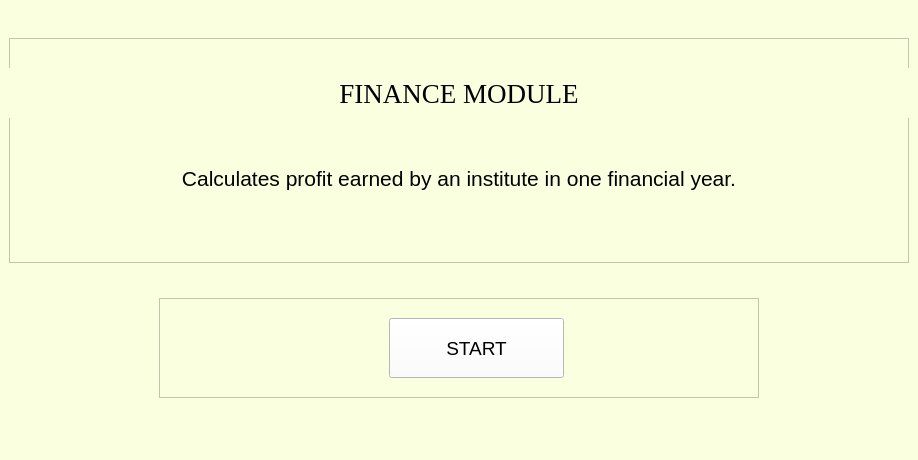
<?xml version="1.0" encoding="UTF-8"?>
<ui version="4.0">
 <class>MainWindow</class>
 <widget class="QMainWindow" name="MainWindow">
  <property name="geometry">
   <rect>
    <x>0</x>
    <y>0</y>
    <width>914</width>
    <height>460</height>
   </rect>
  </property>
  <property name="sizePolicy">
   <sizepolicy hsizetype="Expanding" vsizetype="Expanding">
    <horstretch>0</horstretch>
    <verstretch>0</verstretch>
   </sizepolicy>
  </property>
  <property name="mouseTracking">
   <bool>false</bool>
  </property>
  <property name="windowTitle">
   <string>MainWindow</string>
  </property>
  <property name="styleSheet">
   <string notr="true">background-color: rgb(250, 255, 224);</string>
  </property>
  <widget class="QWidget" name="centralwidget">
   <layout class="QVBoxLayout" name="verticalLayout">
    <item alignment="Qt::AlignHCenter">
     <widget class="QFrame" name="frame_12">
      <property name="minimumSize">
       <size>
        <width>900</width>
        <height>225</height>
       </size>
      </property>
      <property name="maximumSize">
       <size>
        <width>900</width>
        <height>225</height>
       </size>
      </property>
      <property name="frameShape">
       <enum>QFrame::StyledPanel</enum>
      </property>
      <property name="frameShadow">
       <enum>QFrame::Raised</enum>
      </property>
      <widget class="QLabel" name="heading">
       <property name="geometry">
        <rect>
         <x>0</x>
         <y>30</y>
         <width>900</width>
         <height>50</height>
        </rect>
       </property>
       <property name="sizePolicy">
        <sizepolicy hsizetype="Preferred" vsizetype="Preferred">
         <horstretch>0</horstretch>
         <verstretch>0</verstretch>
        </sizepolicy>
       </property>
       <property name="minimumSize">
        <size>
         <width>900</width>
         <height>50</height>
        </size>
       </property>
       <property name="maximumSize">
        <size>
         <width>900</width>
         <height>50</height>
        </size>
       </property>
       <property name="font">
        <font>
         <family>Times New Roman</family>
         <pointsize>20</pointsize>
         <weight>50</weight>
         <italic>false</italic>
         <bold>false</bold>
        </font>
       </property>
       <property name="styleSheet">
        <string notr="true"/>
       </property>
       <property name="text">
        <string>FINANCE MODULE</string>
       </property>
       <property name="alignment">
        <set>Qt::AlignCenter</set>
       </property>
       <property name="wordWrap">
        <bool>false</bool>
       </property>
      </widget>
      <widget class="QLabel" name="label0">
       <property name="geometry">
        <rect>
         <x>50</x>
         <y>90</y>
         <width>800</width>
         <height>100</height>
        </rect>
       </property>
       <property name="sizePolicy">
        <sizepolicy hsizetype="Preferred" vsizetype="Preferred">
         <horstretch>0</horstretch>
         <verstretch>0</verstretch>
        </sizepolicy>
       </property>
       <property name="minimumSize">
        <size>
         <width>800</width>
         <height>100</height>
        </size>
       </property>
       <property name="maximumSize">
        <size>
         <width>800</width>
         <height>100</height>
        </size>
       </property>
       <property name="font">
        <font>
         <family>Arial</family>
         <pointsize>16</pointsize>
         <weight>50</weight>
         <italic>false</italic>
         <bold>false</bold>
        </font>
       </property>
       <property name="styleSheet">
        <string notr="true"/>
       </property>
       <property name="text">
        <string>Calculates profit earned by an institute in one financial year.</string>
       </property>
       <property name="alignment">
        <set>Qt::AlignCenter</set>
       </property>
       <property name="wordWrap">
        <bool>false</bool>
       </property>
      </widget>
     </widget>
    </item>
    <item alignment="Qt::AlignHCenter">
     <widget class="QFrame" name="frame_9">
      <property name="minimumSize">
       <size>
        <width>600</width>
        <height>100</height>
       </size>
      </property>
      <property name="maximumSize">
       <size>
        <width>600</width>
        <height>100</height>
       </size>
      </property>
      <property name="frameShape">
       <enum>QFrame::StyledPanel</enum>
      </property>
      <property name="frameShadow">
       <enum>QFrame::Raised</enum>
      </property>
      <widget class="QPushButton" name="nextButton">
       <property name="geometry">
        <rect>
         <x>230</x>
         <y>20</y>
         <width>175</width>
         <height>60</height>
        </rect>
       </property>
       <property name="sizePolicy">
        <sizepolicy hsizetype="Preferred" vsizetype="Preferred">
         <horstretch>0</horstretch>
         <verstretch>0</verstretch>
        </sizepolicy>
       </property>
       <property name="minimumSize">
        <size>
         <width>175</width>
         <height>60</height>
        </size>
       </property>
       <property name="maximumSize">
        <size>
         <width>175</width>
         <height>60</height>
        </size>
       </property>
       <property name="font">
        <font>
         <family>Arial</family>
         <pointsize>14</pointsize>
         <weight>50</weight>
         <italic>false</italic>
         <bold>false</bold>
        </font>
       </property>
       <property name="styleSheet">
        <string notr="true">background-color: rgb(255, 255, 255);</string>
       </property>
       <property name="text">
        <string>START</string>
       </property>
      </widget>
     </widget>
    </item>
   </layout>
  </widget>
  <widget class="QMenuBar" name="menubar">
   <property name="geometry">
    <rect>
     <x>0</x>
     <y>0</y>
     <width>914</width>
     <height>18</height>
    </rect>
   </property>
  </widget>
  <widget class="QStatusBar" name="statusbar"/>
 </widget>
 <resources/>
 <connections/>
</ui>
